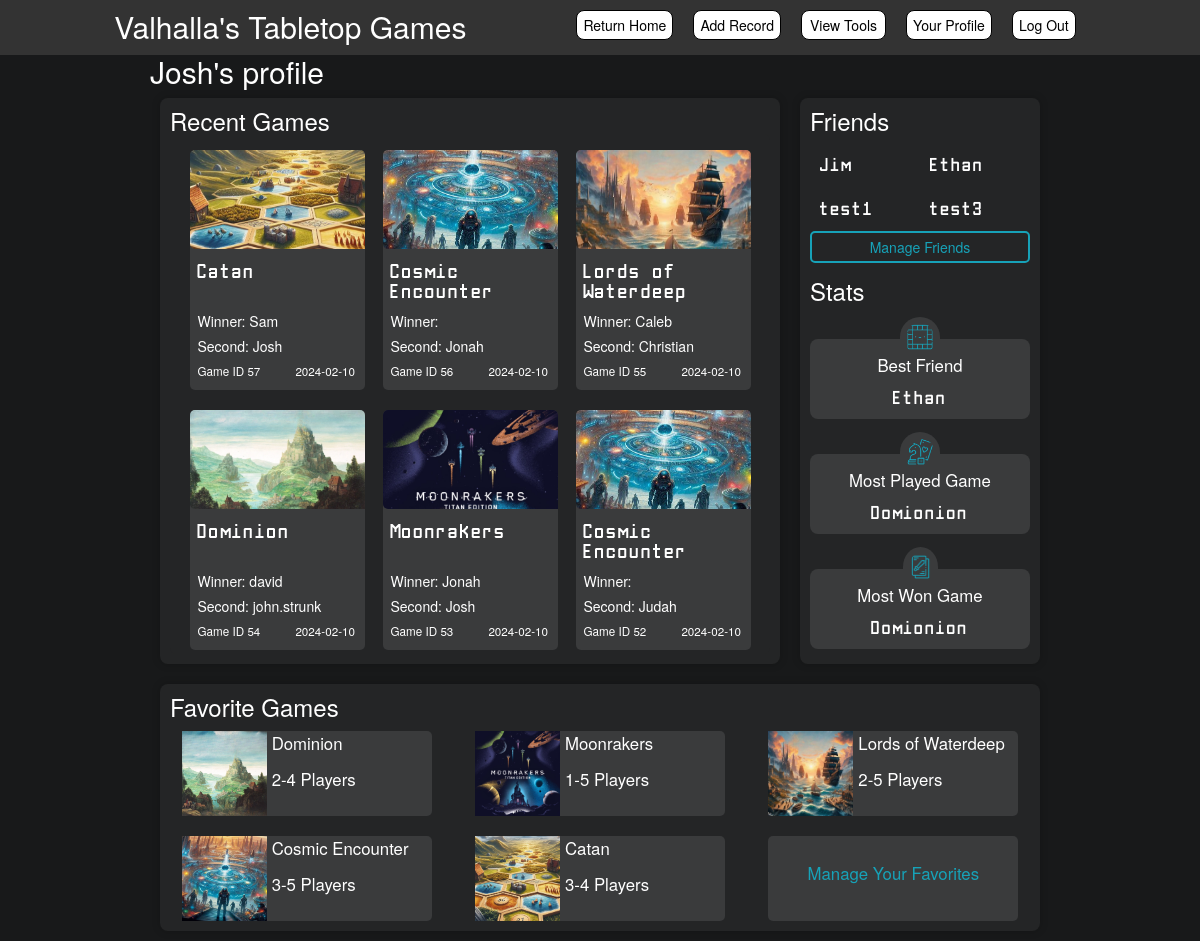
Page /profile?name=current (signed in) on the committed database.
### app.py (models this page shows)
class User(UserMixin, db.Model):
        id = db.Column(db.Integer, primary_key=True)
        fullname = db.Column(db.String(50), nullable=False)
        username = db.Column(db.String(15), nullable=False, unique=True)
        email = db.Column(db.String(50), nullable=False, unique=True)
        password = db.Column(db.String(80), nullable=False)
        favorites = db.relationship('SupportedGames', secondary=userFavorites, backref='favoritedby')
        played = db.relationship('SupportedNames', secondary=playedUsers, backref='playedwith')
        friends = db.relationship('User', secondary=friends,
                                primaryjoin=(friends.c.user_id == id),
                                secondaryjoin=(friends.c.friend_id == id),
                                backref=db.backref('friend_of', lazy='dynamic'),
                                lazy='dynamic')

class CatanGame(db.Model):
    id = db.Column(db.Integer, primary_key=True)
    game_id = db.Column(db.Integer, nullable=False)
    winnerName = db.Column(db.String(50), nullable=False)
    winnerScore = db.Column(db.Integer, nullable=False)
    secondName = db.Column(db.String(50), nullable=False)
    secondScore = db.Column(db.Integer, nullable=False)
    thirdName = db.Column(db.String(50))
    thirdScore = db.Column(db.Integer)
    fourthName = db.Column(db.String(50))
    fourthScore = db.Column(db.Integer)
    date = db.Column(db.Date)

class CosmicEncounterGame(db.Model):
    id = db.Column(db.Integer, primary_key=True)
    game_id = db.Column(db.Integer, nullable=False)
    firstName = db.Column(db.String(50), nullable=False)
    firstScore = db.Column(db.Integer, nullable=False)
    secondName = db.Column(db.String(50), nullable=False)
    secondScore = db.Column(db.Integer, nullable=False)
    thirdName = db.Column(db.String(50), nullable=False)
    thirdScore = db.Column(db.Integer, nullable=False)
    fourthName = db.Column(db.String(50))
    fourthScore = db.Column(db.Integer)
    fourthName = db.Column(db.String(50))
    fourthScore = db.Column(db.Integer)
    fifthName = db.Column(db.String(50))
    fifthScore = db.Column(db.Integer)
    date = db.Column(db.Date)

class LordsofWaterdeepGame(db.Model):
    id = db.Column(db.Integer, primary_key=True)
    game_id = db.Column(db.Integer, nullable=False)
    winnerName = db.Column(db.String(50), nullable=False)
    winnerScore = db.Column(db.Integer, nullable=False)
    secondName = db.Column(db.String(50), nullable=False)
    secondScore = db.Column(db.Integer, nullable=False)
    thirdName = db.Column(db.String(50))
    thirdScore = db.Column(db.Integer)
    fourthName = db.Column(db.String(50))
    fourthScore = db.Column(db.Integer)
    fifthName = db.Column(db.String(50))
    fifthScore = db.Column(db.Integer)
    date = db.Column(db.Date)

class DominionGame(db.Model):
    id = db.Column(db.Integer, primary_key=True)
    game_id = db.Column(db.Integer, nullable=False)
    winnerName = db.Column(db.String(50), nullable=False)
    winnerScore = db.Column(db.Integer, nullable=False)
    secondName = db.Column(db.String(50), nullable=False)
    secondScore = db.Column(db.Integer, nullable=False)
    thirdName = db.Column(db.String(50))
    thirdScore = db.Column(db.Integer)
    fourthName = db.Column(db.String(50))
    fourthScore = db.Column(db.Integer)
    date = db.Column(db.Date)

class MoonrakersGame(db.Model):
    id = db.Column(db.Integer, primary_key=True)
    game_id = db.Column(db.Integer, nullable=False)
    winnerName = db.Column(db.String(50), nullable=False)
    winnerScore = db.Column(db.Integer, nullable=False)
    secondName = db.Column(db.String(50))
    secondScore = db.Column(db.Integer)
    thirdName = db.Column(db.String(50))
    thirdScore = db.Column(db.Integer)
    fourthName = db.Column(db.String(50))
    fourthScore = db.Column(db.Integer)
    fourthName = db.Column(db.String(50))
    fourthScore = db.Column(db.Integer)
    fifthName = db.Column(db.String(50))
    fifthScore = db.Column(db.Integer)
    date = db.Column(db.Date)

class SupportedGames(db.Model):
        id = db.Column(db.Integer, primary_key=True)
        gameName = db.Column(db.String(50))
        numPlayers = db.Column(db.String(50))

### app.py (the view)
@app.route('/profile')
@login_required
def profile():
    userName = request.args.get('name')
    if userName != 'current':
        user = User.query.filter_by(username=userName).first()
    else:
        user = current_user
    user_friends = user.friends.limit(5).all()
    print("user_friends")
    print(user_friends)
    topGames = findRecentGames(user, 'true')
    games = user.favorites
    gameResults = []
    for game in games:
        game_name = game.gameName
        num_players = game.numPlayers
        gameResults.append((game_name, num_players))
    print("gameResults")
    print(gameResults)
    for game_name, num_players in gameResults:
        print(f"{game_name} has {num_players}")
    gamesWon = calcGamesWon(user)
    gamesPlayed = calcGamesPlayed(user)
    mostPlayed = calcMostPlayed(user)
    mostWon = calcMostWon(user)
    bestFriend = calcBestFriend(user)
    profileStats = [gamesPlayed, gamesWon, mostPlayed, mostWon, bestFriend]
    return render_template('profile.html', user=user, friends=user_friends, recentGames = topGames, favoriteGames=gameResults, profileStats = profileStats, profileName=userName, currUser = current_user)

### app.py (called while the page is built)
@login_manager.user_loader
def load_user(user_id):
    return User.query.get(int(user_id))

### templates/profile.html (shortened to what this page needs)
<!DOCTYPE html>
<html lang="en">
<head>
    <link rel="stylesheet" href="https://cdn.jsdelivr.net/npm/bootstrap@3.3.7/dist/css/bootstrap.min.css">
    <link rel="stylesheet" href="{{ url_for('static', filename='css/baseStyles.css') }}">
    <link rel="stylesheet" href="{{ url_for('static', filename='css/profile.css') }}">
</head>
<body>
    {% extends "base.html" %}
    {% import "bootstrap/wtf.html" as wtf %}
    {% block content %}
        <div id="content">
            <div>
                <h2 id="displayname">{{ user.fullname }}'s profile</h2>
                <div id="mainLayout">
                    <div class="section">
                        <h3 style="margin-bottom: 0px;">Recent Games</h3>
                        <div id="recentGames">
                            {% for game in recentGames %}
                            <div class="game">
                                <div >
                                    <img class="testimg" src="{{ url_for('static', filename='images/home/' + game.game_type.replace(' ', '') + '.png') }}" style="border-top-right-radius: 5px;">
                                </div>
                                <div class="gameContent">
                                   <h4>{{ game.game_type }}</h4>
                                   <h5>Winner: {{ game.winnerName }}</h5>
                                   <h5>Second: {{ game.secondName }}</h5>
                                   <span style="font-size: smaller;">Game ID {{ game.game_id}}</span>&nbsp;&nbsp;&nbsp;&nbsp;&nbsp;&nbsp;&nbsp;&nbsp;
                                   <span style="font-size: smaller;">{{ game.current_date }}</span>
                                </div>
                            </div>
                            {% endfor %}
                        </div>
                    </div>
                    <div class="section" id="friends">
                        <div style="height: 170px; width: 220px; position: relative;">
                            <h3>Friends</h3>
                            <div style="display: flex; flex-wrap: wrap; justify-content: space-between;">
                                {% for friend in friends[:4] %}
                                <div style="flex: 0 0 50%; padding: 10px;">
                                    <a href="/profile?name={{ friend.username }}" class="friend" style="cursor: pointer;">{{ friend.fullname }}</a>
                                </div>
                                {% endfor %}
                            </div>
                            <button class="btn-outline">Manage Friends</button>
                        </div>
                        <div>
                            <h3>Stats</h3>
                            <div class="stat">
                                <img class="icon" src="/static/images/bestfriend.PNG">
                                <p style="margin-top: 14px;">Best Friend</p>
                                <p style="font-family: 'Manolo Mono', sans-serif !important;">{{ profileStats[4] }}</p>
                            </div>
                            <div class="stat">
                                <img class="icon" src="/static/images/mostplayed.png">
                                <p style="margin-top: 14px;">Most Played Game</p>
                                <p style="font-family: 'Manolo Mono', sans-serif !important;">{{ profileStats[2] }}</p>
                            </div>
                            <div class="stat">
                                <img class="icon" src="/static/images/mostwon.png" style="width: 35px;">
                                <p style="margin-top: 14px; ">Most Won Game</p>
                                <p style="font-family: 'Manolo Mono', sans-serif !important;">{{ profileStats[3] }}</p>
                            </div>
                        </div>
                    </div>
                    <div class="section" id="favorites" style="width: 880px;">
                        <h3>Favorite Games</h3>
                        <div id="favoriteGames">
                            {% for game in favoriteGames[:5] %}
                            <div class="miniCard">
                                <div>
                                    <img src="{{ url_for('static', filename='images/addgame/' + game[0].replace(' ', '') + '.png') }}">
                                </div>
                                <div>
                                    <span style="margin-left: 5px; margin-top: 7px;">{{ game[0] }}</span>
                                    <p style="margin-left: 5px; margin-top: 12px;">{{ game[1] }}</p>
                                </div>
                            </div>
                            {% endfor %}
                            {% if currUser.username == profileName or profileName == 'current' %}
                                <div id="addFavorite" class="miniCard" style="cursor: pointer;">
                                    <p>Manage Your Favorites</p>
                                </div>
                            {% else %}
                                <div id="addFavorite" class="Hide">
                                </div>
                            {% endif %}
                        </div>
                    </div>
                </div>
            </div>
        </div>
    {% endblock %}

### templates/base.html (shortened to what this page needs)
<!DOCTYPE html>
<html lang="en">
<head>
    <link rel="stylesheet" href="{{ url_for('static', filename='css/baseStyles.css') }}">
</head>
<body>
    <nav>
        <h2>Valhalla's Tabletop Games</h2>
        <a href="/home" class="">Return Home</a>
        <a href="/addGame" class="">Add Record</a>
        <div class="dropdown">
            <button class="dropbtn" style="width: 85px !important;">View Tools</button>
        </div>
        <a href="/profile?name=current" class="">Your Profile</a>
        <a href="/logout" class="">Log Out</a>
    </nav>
    {% block content %}
    {% endblock %}
</body>
</html>

### static/css/baseStyles.css (style rules this page uses)
nav { display: flex; flex-direction: row; justify-content: center; background-color: #333333; width: 100%; position: sticky; top: 0px; z-index: 1000; }
nav a { margin: 10px; height: 30px; text-decoration: none; padding-top: 4px; padding-bottom: 4px; padding-left: 6px; padding-right: 6px; border: 1px solid black; border-radius: 8px; text-align: center; color: black; background-color: white; }
nav h2 { margin-top: 10px; margin-bottom: 12px; margin-right: 100px; color: white; }
.dropbtn { margin: 10px; height: 30px; text-decoration: none; padding-top: 4px; padding-bottom: 4px; padding-left: 6px; padding-right: 6px; border: 1px solid black; border-radius: 8px; text-align: center; color: black; background-color: white; display: block; cursor: pointer; }
body { background-color: #18191A; }
#content { display: flex; justify-content: center; background-color: #18191A; }
.section { margin: 10px; border-radius: 8px; box-shadow: 0px 0px 8px rgba(0, 0, 0, 0.2); padding: 10px; background-color:#242526; }

### static/css/profile.css (style rules this page uses)
#mainLayout { width: 900px; display: flex; flex-direction: row; flex-wrap: wrap; justify-content: center; }
#displayname { margin: 0px; color: white; }
#recentGames { height: 520px; width: 600px; display: flex; flex-direction: row; flex-wrap: wrap; justify-content: center; background-color: #242526; border-radius: 6px; }
#recentGames .game { display: flex; flex-direction: column; background-color: #3A3B3C; width: 175px; height: 240px; margin-top: 16px; border-radius: 5px; margin-left: 9px; margin-right: 9px; }
#recentGames h4 { color: white; margin-top: 14px; margin-bottom: 11px; height: 40px; font-family: 'Manolo Mono', sans-serif !important; }
.testimg { width: 175px; height: 98.4375px; border-top-left-radius: 5px; border-bottom-left-radius: 5px; }
h3 { color: white; margin-top: 0px; }
.gameContent { margin-left: 8px; }
.gameContent h5 { color: white; margin-bottom: 5px; }
.gameContent h4 { color: white; margin-top: 14px; margin-bottom: 22px; font-family: 'Manolo Mono', sans-serif !important; }
.gameContent span { color: white; }
.friend { color: white; font-size: larger; font-family: 'Manolo Mono', sans-serif !important; }
.btn-outline { color: #17a2b8 !important; background: transparent; border: 2px solid #17a2b8; outline: none; padding: 4px 7px; margin-top: 5px; border-radius: 5px; width: 220px; margin-bottom: 15px; position: absolute; bottom: 0; }
.stat { width: 220px; height: 80px; background-color: #3A3B3C; margin-top: 35px; display: flex; flex-direction: column; align-items: center; position: relative; border-radius: 8px; }
.stat p { color: white; font-size: larger; z-index: 200; }
.icon { background-color: #3A3B3C; z-index: 199; width: 40px; height: 40px; position: absolute; top: -22px; border-radius: 50%; border-bottom-right-radius: 0px !important; border-bottom-left-radius: 0px !important; padding: 6px; }
#favoriteGames { display: flex; flex-direction: row; justify-content: space-around; flex-wrap: wrap; gap: 20px; }
.miniCard { background-color: #3A3B3C;; width: 250px; height: 85px; display: flex; flex-direction: row; border-radius: 5px; }
.miniCard img { width: 85px; height: 85px; }
.miniCard p, span { color: white; font-size: larger; }
.miniCard span { height: 45px; }
#addFavorite { display: flex; justify-content: center; align-items: center; }
#addFavorite p { margin: none; color: #17a2b8 }

### rows in the picture
User: fullname "Josh", secondName "Josh" "Josh"
CatanGame: winnerName "Sam"
CosmicEncounterGame: secondName "Jonah"
LordsofWaterdeepGame: winnerName "Caleb", secondName "Christian"
DominionGame: winnerName "david", secondName "john.strunk"
MoonrakersGame: winnerName "Jonah"
CosmicEncounterGame: secondName "Judah"
User: fullname "Jim"
User: fullname "Ethan"
User: fullname "test1"
User: fullname "test3"
SupportedGames: gameName (picture), gameName "Dominion", numPlayers "2-4 Players"
SupportedGames: gameName (picture), gameName "Moonrakers", numPlayers "1-5 Players"
SupportedGames: shows a picture, gameName "Lords of Waterdeep", numPlayers "2-5 Players"
SupportedGames: shows a picture, gameName "Cosmic Encounter", numPlayers "3-5 Players"
SupportedGames: gameName (picture), gameName "Catan", numPlayers "3-4 Players"

### other values in the picture
{{ game.game_type }} "Catan" "Cosmic Encounter" "Lords of Waterdeep" "Dominion" "Moonrakers" "Cosmic Encounter"
{{ game.game_id }} "57" "56" "55" "54" "53" "52"
{{ game.current_date }} "2024-02-10" "2024-02-10" "2024-02-10" "2024-02-10" "2024-02-10" "2024-02-10"
{{ profileStats[2] }} "Domionion"
{{ profileStats[3] }} "Domionion"
